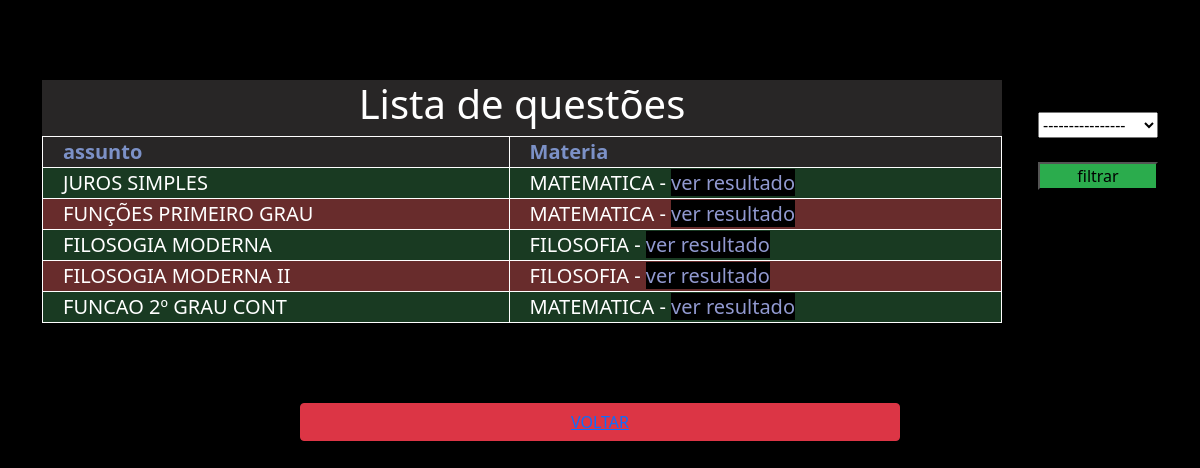
/listaQuestoes/listar/, run on an earlier commit of the app's database.
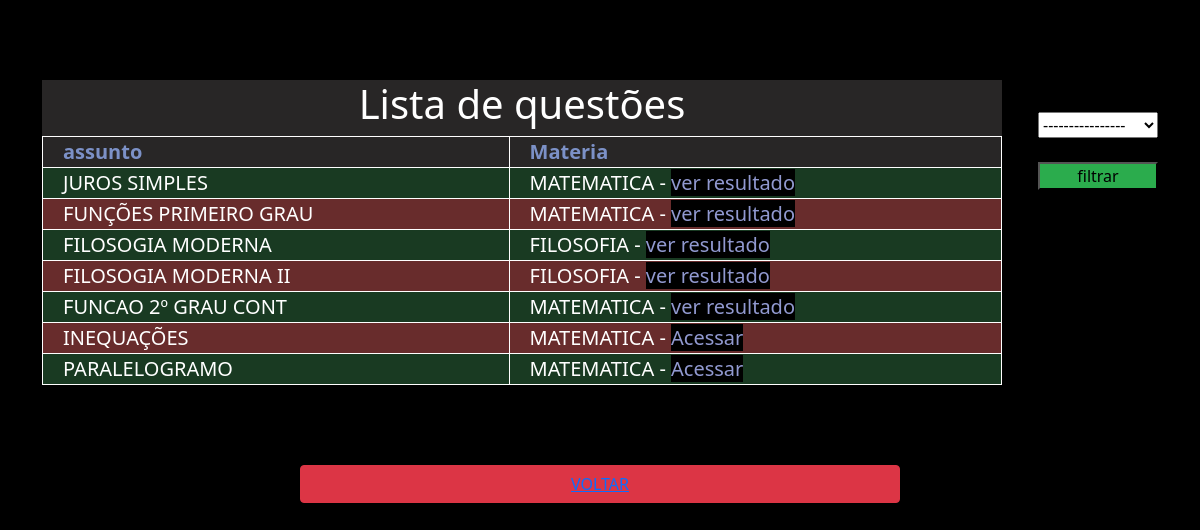
And on a later commit of the database.
### listaQuestoes/models.py (models this page shows, shortened)
class Listas(models.Model):
    nome = models.CharField(max_length=45)
    tipo = models.CharField(max_length=20) # se é discurssiva ou de assinalar
    materia = models.ForeignKey(Materia, on_delete=models.CASCADE, related_name='Vestibulares' )
    gabaritoLancado = models.BooleanField(default=False)

### app/models.py (models this page shows)
class Materia(models.Model):
    nome = models.CharField(max_length=200)
    siglaDaMateria = models.CharField(max_length=20)
    areaPertence = models.ForeignKey(AreasConhecimento, on_delete=models.DO_NOTHING)
    def __str__(self):
        return self.nome

### listaQuestoes/views.py (the view)
# urls.py: path('listar/', listar, name='listar'),
def listar(request):
    listas = Listas.objects.all()
    materias = Materia.objects.all();
    return render(request,'mostraListas.html', {'listas':listas,'materias': materias})

### listaQuestoes/templates/mostraListas.html (shortened to what this page needs)
{% load static %}
<!DOCTYPE html>
<html lang="pt-br">
<head>
    <link href="https://cdn.jsdelivr.net/npm/bootstrap@5.0.2/dist/css/bootstrap.min.css" rel="stylesheet">
    <link rel="stylesheet" href="{% static 'css/listarProvas.css' %}">
</head>
<body>
    <div class="d-flex">
        <div class="tableListarProvas">
            <table>
            <thead>
            <tr><h1 class="titulo">Lista de questões</h1></tr>
            <tr>
                <th>assunto</th>
                <th>Materia</th>
            </tr>
        </thead>
                <tbody>
                    {%for i in listas%}
                    <tr>
                        <td>{{i.nome}}</td>
                        {%if not i.gabaritoLancado %}
                        <td>{{i.materia}} - <a href="{% url 'acessarLista' i.id %}">Acessar</a></td>
                        {%else %}
                        <td>{{i.materia}} - <a href="{% url 'finalizarLista' i.id %}">ver resultado</a></td>
                        {%endif%}
                    </tr>
                    {%endfor%}
                </tbody>
            </table>
        </div>
       <div class="filter"> <form action="{% url 'filtrar' 'listaDeQuestoes' %}" method="POST">
        <select name="filtrarPeloQ" id="filtrarPeloQ" required>
            <option value="default" selected disabled>----------------</option>
        </select>
        <br>
        <input type="submit" name="" id="" class="submiteFiltrar" value="filtrar">
    </form></div>
    </div>
    <div class="btn  btn-red btn-danger w-50 mx-auto d-flex ">
        <a href="{%url 'voltar' 'menu' %}">VOLTAR</a>
    </div>
</body>
</html>

What changed in the data, as far as the page shows it:
added Listas: nome "INEQUAÇÕES", materia "MATEMATICA"
added Listas: nome "PARALELOGRAMO", materia "MATEMATICA"
